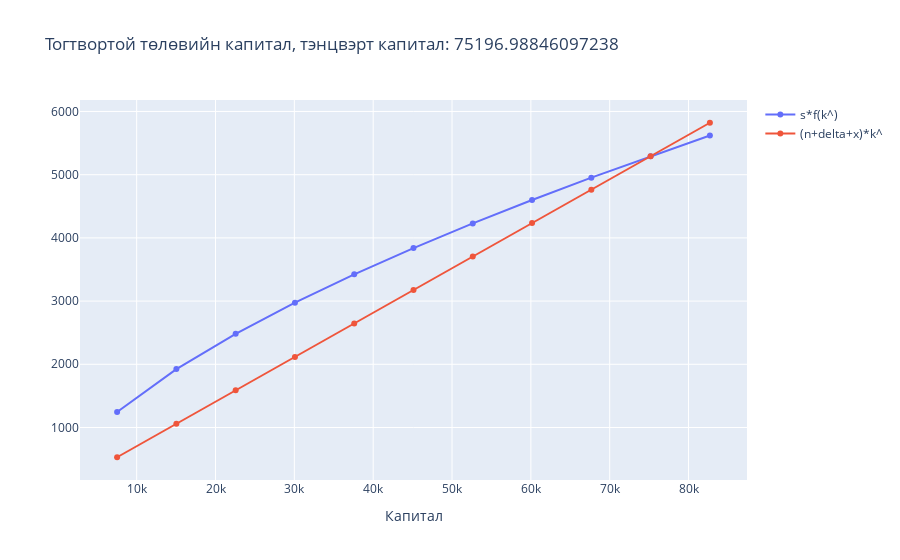

Notebook code for this chart:
### Code cell
steady()

### Figure 1 — Plotly figure (JSON) as saved in the notebook; plotly's stock layout.template omitted (floating-point values rounded to 4 significant figures)
{"data": [{"mode": "lines+markers", "name": "s*f(k^)", "type": "scatter", "x": [7519, 15038, 22557, 30076, 37595, 45114, 52633, 60152, 67671, 75190, 82709], "y": [1245.0, 1924.0, 2483.0, 2975.0, 3423.0, 3839.0, 4230.0, 4600.0, 4953.0, 5293.0, 5619.0]}, {"mode": "lines+markers", "name": "(n+delta+x)*k^", "type": "scatter", "x": [7519, 15038, 22557, 30076, 37595, 45114, 52633, 60152, 67671, 75190, 82709], "y": [529.2, 1058.0, 1588.0, 2117.0, 2646.0, 3175.0, 3705.0, 4234.0, 4763.0, 5292.0, 5822.0]}], "layout": {"title": {"text": "Тогтвортой төлөвийн капитал, тэнцвэрт капитал: 75196.98846097238"}, "xaxis": {"title": {"text": "Капитал"}}, "yaxis": {"title": {"text": " "}}}}
